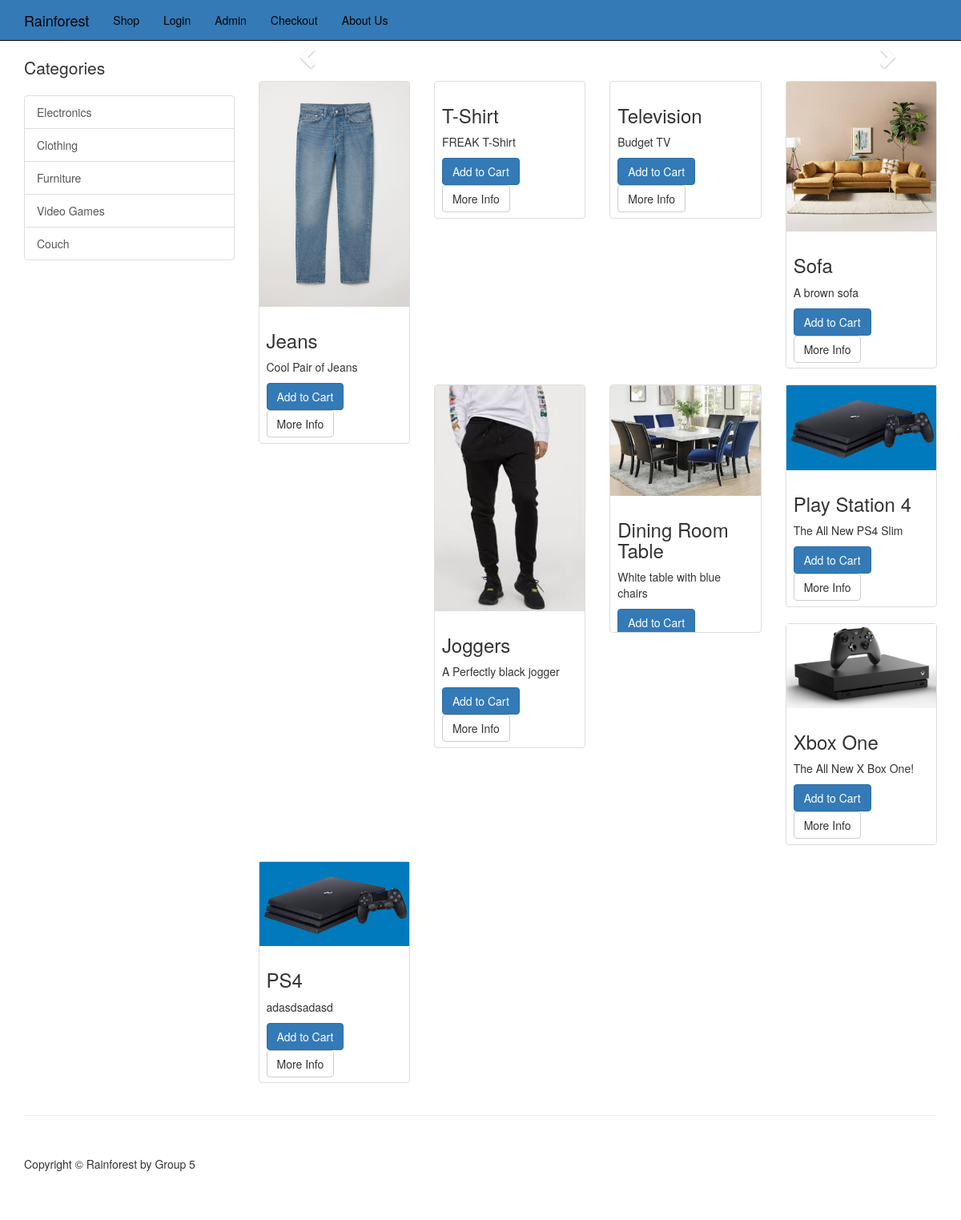
The page / on the database its author committed.
### tables this page shows
CREATE TABLE `catagories` (
  `catagory_id` int(11) NOT NULL,
  `catagory_title` varchar(255) NOT NULL
);

CREATE TABLE `products` (
  `product_id` int(11) NOT NULL,
  `product_title` varchar(255) NOT NULL,
  `product_catagory_id` int(11) NOT NULL,
  `product_price` float NOT NULL,
  `product_quantity` int(11) NOT NULL,
  `product_description` text NOT NULL,
  `short_description` text NOT NULL,
  `product_image` varchar(255) NOT NULL
);

### resources/functions.php (the view, shortened to what this page needs)
<?php
$upload_directory = "uploads";
function query($sql)
{
    global $conn;
    return mysqli_query($conn, $sql);
}
function fetch_array($result)
{
    return mysqli_fetch_array($result);
}
function get_products()
{
    $query = query(" SELECT * FROM products");
    while ($row = fetch_array($query)) {
        $product_image = display_image($row['product_image']);
        $product = <<<DELIMETER
        <div class="col-md-3 col-sm-6 hero-feature">
        <div class="thumbnail">
            <img src="../resources/{$product_image}" alt="">
            <div class="caption">
                <h3>{$row['product_title']}</h3>
                <p>{$row['short_description']}</p>
                <p>
                    <a href="../resources/cart.php?add={$row['product_id']}" class="btn btn-primary">Add to Cart </a>
                    <a href="item.php?id={$row['product_id']}" class="btn btn-default">More Info</a>
                </p>
            </div>
        </div>
    </div>
DELIMETER;
        echo $product;
    }
}
function get_catagories()
{
    $query = query("SELECT * FROM catagories");
    while ($row = fetch_array($query)) {
        $catagories_links = <<<DELIMETER
<a href='catagory.php?id={$row['catagory_id']}' class='list-group-item'>{$row['catagory_title']}</a>
DELIMETER;
        echo $catagories_links;
    }
}
function display_image($picture)
{
    global $upload_directory;
    return $upload_directory  . DS . $picture;
}

### resources/templates/front/header.php (shortened to what this page needs)
<!DOCTYPE html>
<html lang="en">
<head>
    <link href="css/bootstrap.min.css" rel="stylesheet">
    <link href="css/shop-homepage.css" rel="stylesheet">
    <link href="css/style.css" rel="stylesheet">
</head>
<body>
    <nav class="navbar navbar-inverse navbar-fixed-top" role="navigation">
        <?php include(TEMPLATE_FRONT . DS . "top_nav.php") ?>
    </nav>

### resources/templates/front/top_nav.php (shortened to what this page needs)
<div class="container admin">
    <div class="navbar-header">
        <a class="navbar-brand" href="index.php">Rainforest</a>
    </div>
    <div class="collapse navbar-collapse" id="bs-example-navbar-collapse-1">
        <ul class="nav navbar-nav">
            <li>
                <a href="shop.php">Shop</a>
            </li>
            <li>
                <a href="login.php">Login</a>
            </li>
            <li>
                <a href="admin">Admin</a>
            </li>
            <li>
                <a href="checkout.php">Checkout</a>
            </li>
            <li>
                <a href="aboutUs.php">About Us</a>
            </li>
        </ul>
    </div>
</div>

### public/index.php (shortened to what this page needs)
<?php include_once(TEMPLATE_FRONT . DS . "header.php") ?>
<div class="container">
    <div class="row">
        <?php include_once(TEMPLATE_FRONT . DS . "catagories.php") ?>
        <div class="col-md-9">
            <div class="row carousel-holder">
                <div class="col-md-12">
                    <?php include_once(TEMPLATE_FRONT . DS . "slider.php") ?>
                </div>
            </div>
            <div class="row">
                <?php get_products(); ?>
            </div>
        </div>
    </div>
</div>
<?php include_once(TEMPLATE_FRONT . DS . "footer.php"); ?>

### resources/templates/front/catagories.php
<div class="col-md-3">
    <p class="lead">Categories</p>
    <div class="list-group">
        <?php get_catagories(); ?>
    </div>
</div>

### resources/templates/front/slider.php (shortened to what this page needs)
<div id="carousel-example-generic" class="carousel slide" data-ride="carousel">
    <ol class="carousel-indicators">
    </ol>
    <a class="left carousel-control" href="#carousel-example-generic" data-slide="prev">
        <span class="glyphicon glyphicon-chevron-left"></span>
    </a>
    <a class="right carousel-control" href="#carousel-example-generic" data-slide="next">
        <span class="glyphicon glyphicon-chevron-right"></span>
    </a>
</div>

### resources/templates/front/footer.php (shortened to what this page needs)
<div class="container">
    <hr>
    <footer>
        <div class="row">
            <div class="col-lg-12">
                <p>Copyright &copy; Rainforest by Group 5</p>
            </div>
        </div>
    </footer>
</div>
</body>
</html>

### public/css/shop-homepage.css (style rules this page uses)
body { padding-top: 70px; }
.carousel-holder { margin-bottom: 30px; }
.carousel-control, .item { border-radius: 4px; }
.caption { height: 130px; overflow: hidden; }
.thumbnail img { width: 100%; }
.thumbnail { padding: 0; }
footer { margin: 50px 0; }

### public/css/style.css (style rules this page uses)
.caption { height: 170px; overflow: hidden; }

### rows shown on the page
catagories: catagory_title "Electronics"
catagories: catagory_title "Clothing"
catagories: catagory_title "Furniture"
catagories: catagory_title "Video Games"
catagories: catagory_title "Couch"
products: product_image (picture), product_title "Jeans", short_description "Cool Pair of Jeans"
products: product_title "T-Shirt", short_description "FREAK T-Shirt"
products: product_title "Television", short_description "Budget TV"
products: product_image (picture), product_title "Sofa", short_description "A brown sofa"
products: product_image (picture), product_title "Joggers", short_description "A Perfectly black jogger"
products: product_image (picture), product_title "Dining Room Table", short_description "White table with blue chairs"
products: product_image (picture), product_title "Play Station 4", short_description "The All New PS4 Slim"
products: product_image (picture), product_title "Xbox One", short_description "The All New X Box One!"
products: product_image (picture), product_title "PS4", short_description "adasdsadasd"
